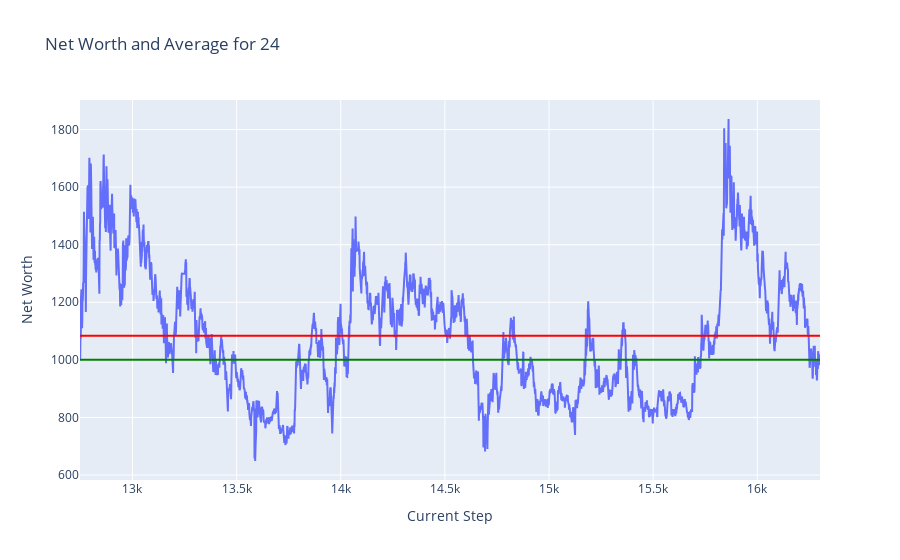
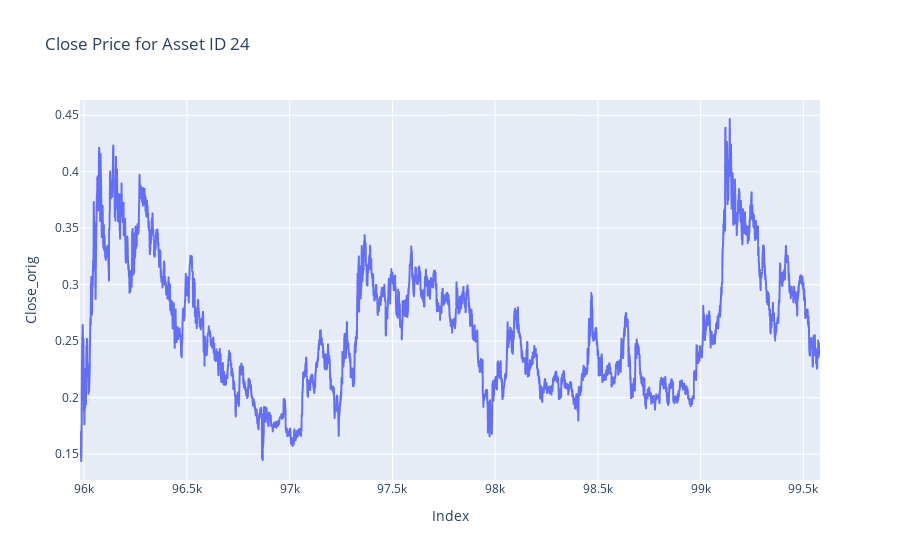

Notebook cell for these charts, in order:
### Markdown cell above
## Plots

### Code cell
token = 24
plot_token_data(df = test_hist_df, token = token)
plot_close_by_asset(df= test_df, asset_id= token)

### Figure 1 — Plotly figure (JSON) as saved in the notebook; plotly's stock layout.template omitted (floating-point values rounded to 4 significant figures; data arrays with more than 128 entries replaced by an {"elided": "..."} marker saying what was removed)
{"data": [{"mode": "lines", "name": "Net Worth", "type": "scatter", "x": {"elided": "3554 int values"}, "y": {"elided": "3554 float values"}}], "layout": {"shapes": [{"line": {"color": "green"}, "name": "Net Worth = 1000", "type": "line", "x0": 0, "x1": 1, "xref": "x domain", "y0": 1000, "y1": 1000, "yref": "y"}, {"line": {"color": "red"}, "name": "Average Net Worth = 1084.01", "type": "line", "x0": 0, "x1": 1, "xref": "x domain", "y0": 1084.0, "y1": 1084.0, "yref": "y"}], "title": {"text": "Net Worth and Average for 24"}, "xaxis": {"title": {"text": "Current Step"}}, "yaxis": {"title": {"text": "Net Worth"}}}}

### Figure 2 — Plotly figure (JSON) as saved in the notebook; plotly's stock layout.template omitted (floating-point values rounded to 4 significant figures; data arrays with more than 128 entries replaced by an {"elided": "..."} marker saying what was removed)
{"data": [{"hovertemplate": "Index=%{x}<br>Close_orig=%{y}<extra></extra>", "legendgroup": "", "line": {"color": "#636efa", "dash": "solid"}, "marker": {"symbol": "circle"}, "mode": "lines", "name": "", "showlegend": false, "type": "scattergl", "x": {"elided": "3602 int values"}, "xaxis": "x", "y": {"elided": "3602 float values"}, "yaxis": "y"}], "layout": {"legend": {"tracegroupgap": 0}, "title": {"text": "Close Price for Asset ID 24"}, "xaxis": {"anchor": "y", "domain": [0, 1], "title": {"text": "Index"}}, "yaxis": {"anchor": "x", "domain": [0, 1], "title": {"text": "Close_orig"}}}}
